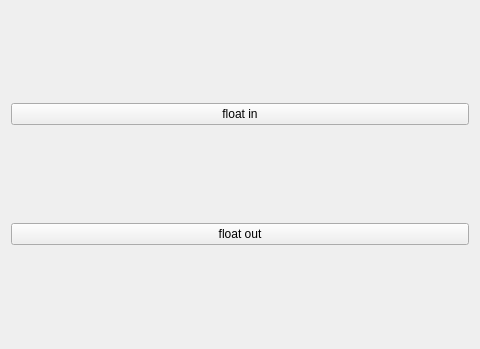
<?xml version="1.0" encoding="UTF-8"?>
<ui version="4.0">
 <class>FloatWidget</class>
 <widget class="QWidget" name="FloatWidget">
  <property name="geometry">
   <rect>
    <x>0</x>
    <y>0</y>
    <width>480</width>
    <height>349</height>
   </rect>
  </property>
  <property name="windowTitle">
   <string>Form</string>
  </property>
  <layout class="QVBoxLayout" name="verticalLayout">
   <item>
    <widget class="QPushButton" name="btn_in">
     <property name="text">
      <string>float in</string>
     </property>
    </widget>
   </item>
   <item>
    <widget class="QPushButton" name="btn_out">
     <property name="text">
      <string>float out</string>
     </property>
    </widget>
   </item>
  </layout>
 </widget>
 <resources/>
 <connections/>
</ui>
